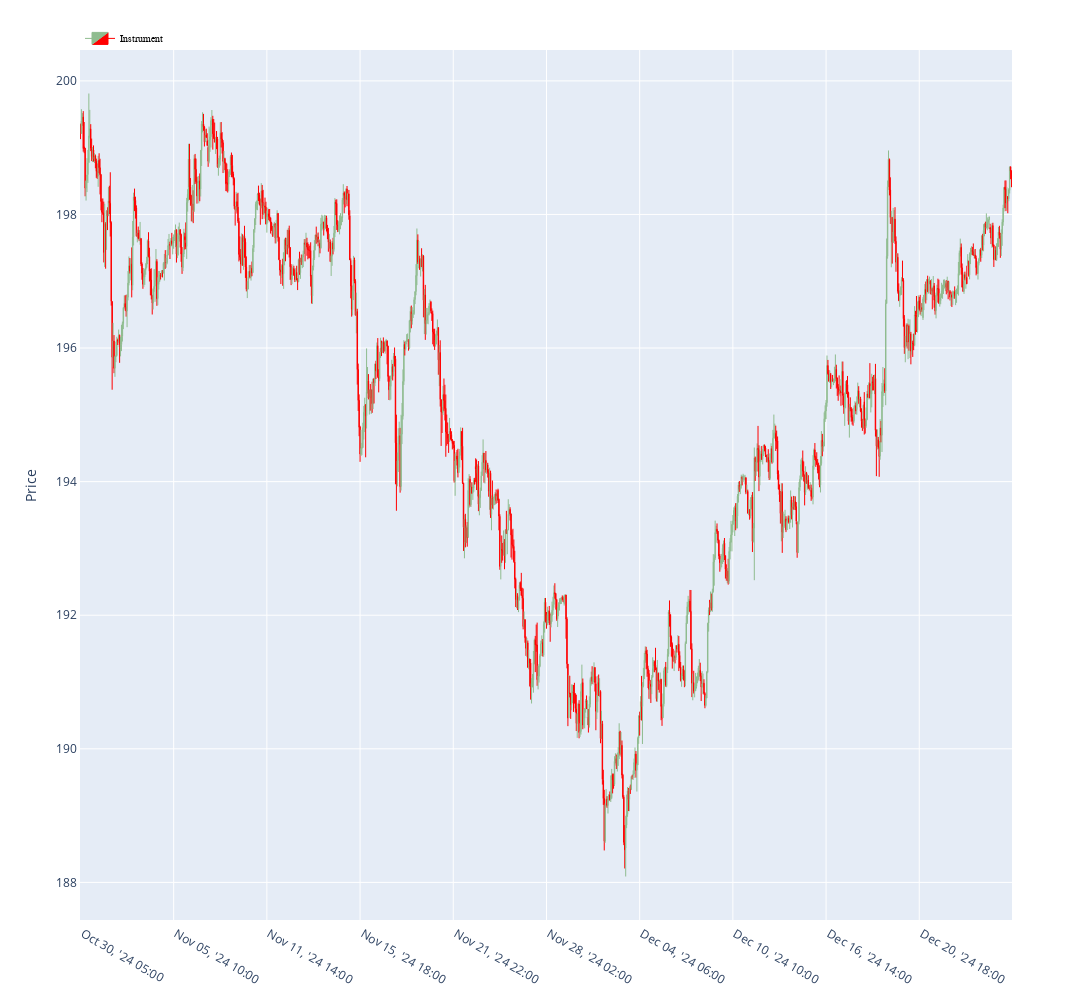
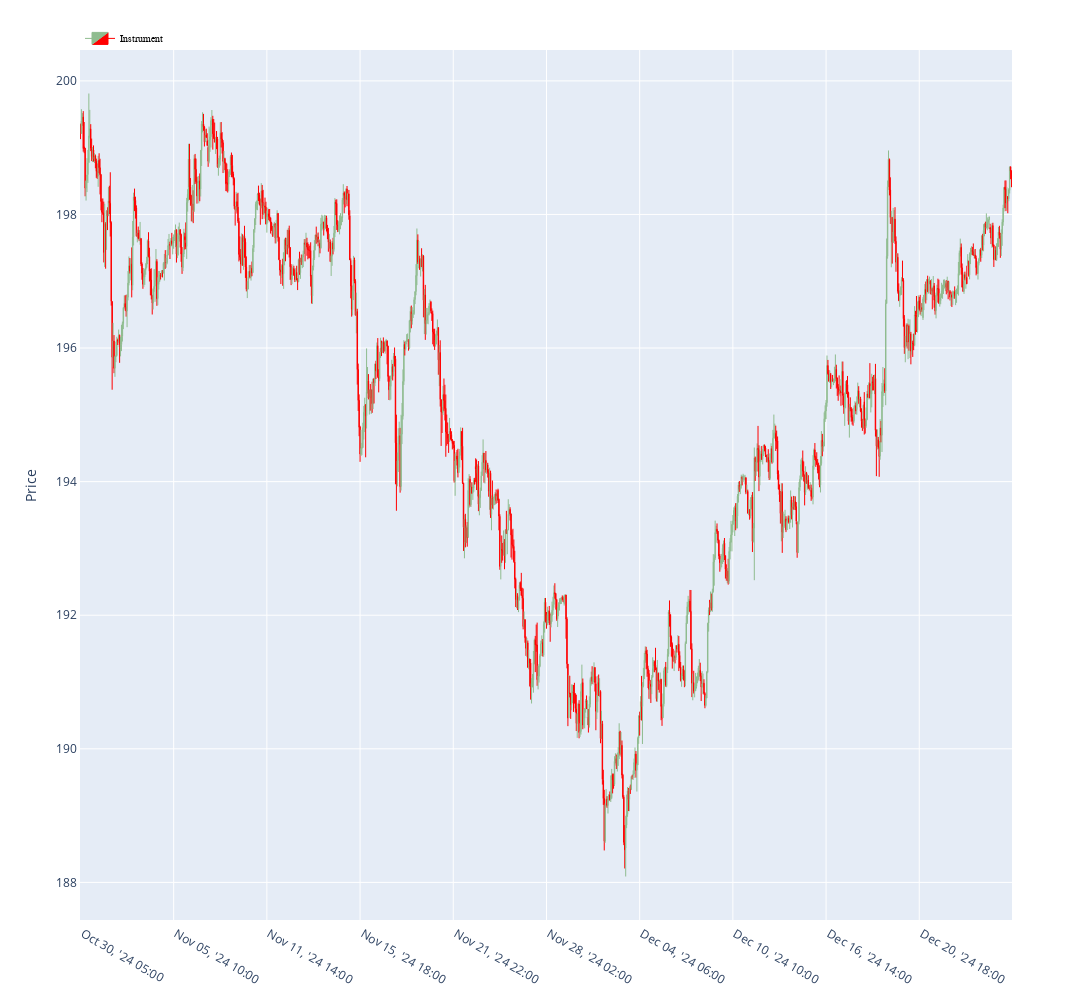

The cell these charts' notebook holds for them, in order:
### Code cell
gz = Galgoz()

# Use the last 200 candles
df_plot = data.iloc[-1000:]
fig = gz.plot_candles(df_plot)
fig.show()

### Figure 1 — Plotly figure (JSON) as saved in the notebook; plotly's stock layout.template omitted (floating-point values rounded to 4 significant figures; data arrays with more than 128 entries replaced by an {"elided": "..."} marker saying what was removed)
{"data": [{"close": {"elided": "1000 float values"}, "decreasing": {"fillcolor": "red", "line": {"color": "red"}}, "high": {"elided": "1000 float values"}, "hoverinfo": "y+x", "increasing": {"fillcolor": "darkseagreen", "line": {"color": "darkseagreen"}}, "line": {"width": 1}, "low": {"elided": "1000 float values"}, "name": "Instrument", "opacity": 1, "open": {"elided": "1000 float values"}, "showlegend": true, "type": "candlestick", "x": {"elided": "1000 str values"}, "xaxis": "x", "yaxis": "y"}], "layout": {"height": 1000, "hoverlabel": {"bgcolor": "rgba(255,255,255,0.5)"}, "hovermode": "x unified", "legend": {"bgcolor": "rgba(255,255,255,0)", "font": {"color": "black", "family": "sans-serif", "size": 10}, "orientation": "h", "traceorder": "normal", "x": 0, "y": 1.03}, "margin": {"b": 20, "t": 50}, "width": 2000, "xaxis": {"anchor": "y", "domain": [0, 1], "matches": "x", "rangeslider": {"visible": false}, "showline": true, "showspikes": true, "spikecolor": "green", "spikemode": "across", "spikesnap": "cursor", "tickvals": [" Oct 30, '24 05:00", " Nov 05, '24 10:00", " Nov 11, '24 14:00", " Nov 15, '24 18:00", " Nov 21, '24 22:00", " Nov 28, '24 02:00", " Dec 04, '24 06:00", " Dec 10, '24 10:00", " Dec 16, '24 14:00", " Dec 20, '24 18:00"]}, "yaxis": {"anchor": "x", "domain": [0, 1], "showline": true, "showspikes": true, "spikecolor": "green", "spikemode": "across", "spikesnap": "cursor", "title": {"text": "Price"}}}}

### Figure 2 — Plotly figure (JSON) as saved in the notebook; plotly's stock layout.template omitted (floating-point values rounded to 4 significant figures; data arrays with more than 128 entries replaced by an {"elided": "..."} marker saying what was removed)
{"data": [{"close": {"elided": "1000 float values"}, "decreasing": {"fillcolor": "red", "line": {"color": "red"}}, "high": {"elided": "1000 float values"}, "hoverinfo": "y+x", "increasing": {"fillcolor": "darkseagreen", "line": {"color": "darkseagreen"}}, "line": {"width": 1}, "low": {"elided": "1000 float values"}, "name": "Instrument", "opacity": 1, "open": {"elided": "1000 float values"}, "showlegend": true, "type": "candlestick", "x": {"elided": "1000 str values"}, "xaxis": "x", "yaxis": "y"}], "layout": {"height": 1000, "hoverlabel": {"bgcolor": "rgba(255,255,255,0.5)"}, "hovermode": "x unified", "legend": {"bgcolor": "rgba(255,255,255,0)", "font": {"color": "black", "family": "sans-serif", "size": 10}, "orientation": "h", "traceorder": "normal", "x": 0, "y": 1.03}, "margin": {"b": 20, "t": 50}, "width": 2000, "xaxis": {"anchor": "y", "domain": [0, 1], "matches": "x", "rangeslider": {"visible": false}, "showline": true, "showspikes": true, "spikecolor": "green", "spikemode": "across", "spikesnap": "cursor", "tickvals": [" Oct 30, '24 05:00", " Nov 05, '24 10:00", " Nov 11, '24 14:00", " Nov 15, '24 18:00", " Nov 21, '24 22:00", " Nov 28, '24 02:00", " Dec 04, '24 06:00", " Dec 10, '24 10:00", " Dec 16, '24 14:00", " Dec 20, '24 18:00"]}, "yaxis": {"anchor": "x", "domain": [0, 1], "showline": true, "showspikes": true, "spikecolor": "green", "spikemode": "across", "spikesnap": "cursor", "title": {"text": "Price"}}}}
